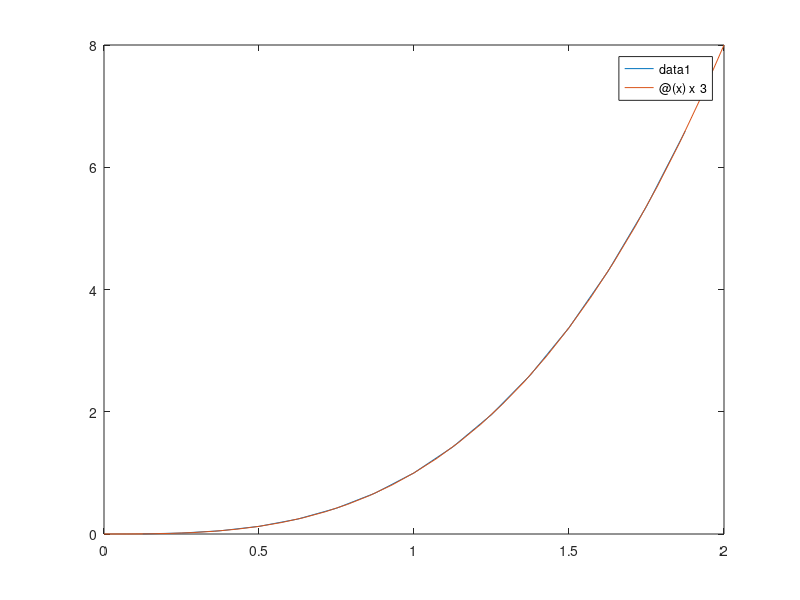

The MATLAB source for this figure:
clf;
a = 0 ;
b = 2 ;
n= 16;
mat=zeros(n-1,n-1);
p=@(x) 0;
q=@(x) 0;
r=@(x) 6*x;
yo=0;
yn=8;
h=(b-a)/n ;
x = zeros(1, n-1) ;
for j = 1:n-1 
    x(j) = a + h*j ; 
end
%%
for i=1:n-1
    if i==1
        mat(1,1)=2+(h.^2)*q(x(i));
        mat(1,2)=(h/2)*p(x(i))-1;
    elseif i==n-1
        mat(n-1,n-1)=2+(h.^2)*q(x(n-1));
        mat(n-1,n-2)=-(1+(h/2)*p(x(n-1)));
    else
        mat(i,i)=2+(h.^2)*q(x(i));
        mat(i,i+1)=(h/2)*p(x(i))-1;
        mat(i,i-1)=-(1+(h/2)*p(x(i)));
    end
end
b=zeros(1,n-1);


for i=1:n-1
    if i==1
        b(i)=(-(h.^2)*r(x(i)))+((1+(h/2)*p(x(i)))*yo);
    elseif i==n-1
        b(i)=(-(h.^2)*r(x(i)))-((h/2)*p(x(i))-1)*yn;
    else
        b(i)=(-(h.^2)*r(x(i)));
    end
end
sol=b/mat;
disp(sol)
plot(x, sol) ; 
hold on
fplot(@(x) x^3, [0,2]) ;




